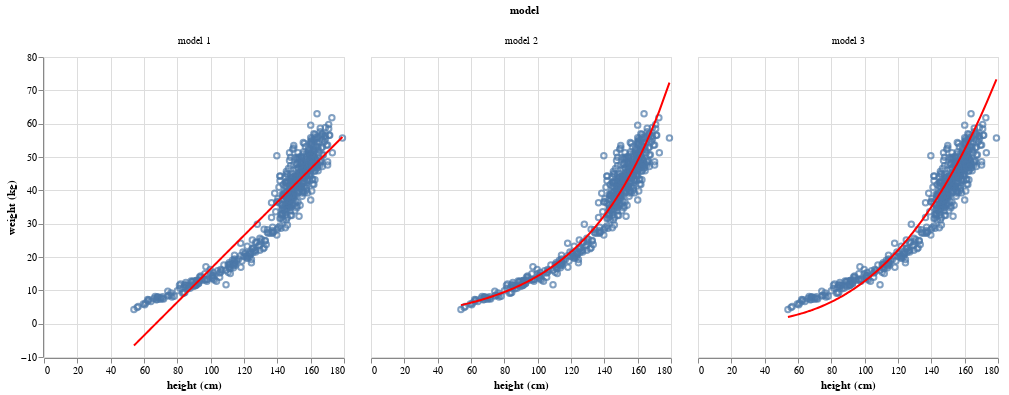

Here is the notebook cell this chart was saved with:
### Code cell
@pipe results |>
    DataFrames.stack(_, [:"model 1", :"model 2", :"model 3"]) |>
    rename(_, ["variable" => "model", "value" => "prediction"]) |>
    @vlplot(
        facet = {column =  {field = "model", type = "nominal"}},
        spec = {
                layer = [
                            {:point, x = {"height", type = "quantitative", title = "height (cm)"}, y = {"weight:q"}},
                            {:line, x = "height:q", y = {"prediction", title = "weight (kg)"}, color = {value = "red"}}
                        ]
                }
    )

### Figure 1 — Vega-Lite specification as saved in the notebook (floating-point values rounded to 4 significant figures; data arrays with more than 128 entries replaced by an {"elided": "..."} marker saying what was removed)
{"data": {"values": {"elided": "1632 records"}}, "facet": {"column": {"field": "model", "type": "nominal"}}, "spec": {"layer": [{"encoding": {"x": {"field": "height", "title": "height (cm)", "type": "quantitative"}, "y": {"field": "weight", "type": "quantitative"}}, "mark": "point"}, {"encoding": {"color": {"value": "red"}, "x": {"field": "height", "type": "quantitative"}, "y": {"field": "prediction", "title": "weight (kg)", "type": "quantitative"}}, "mark": "line"}]}}
